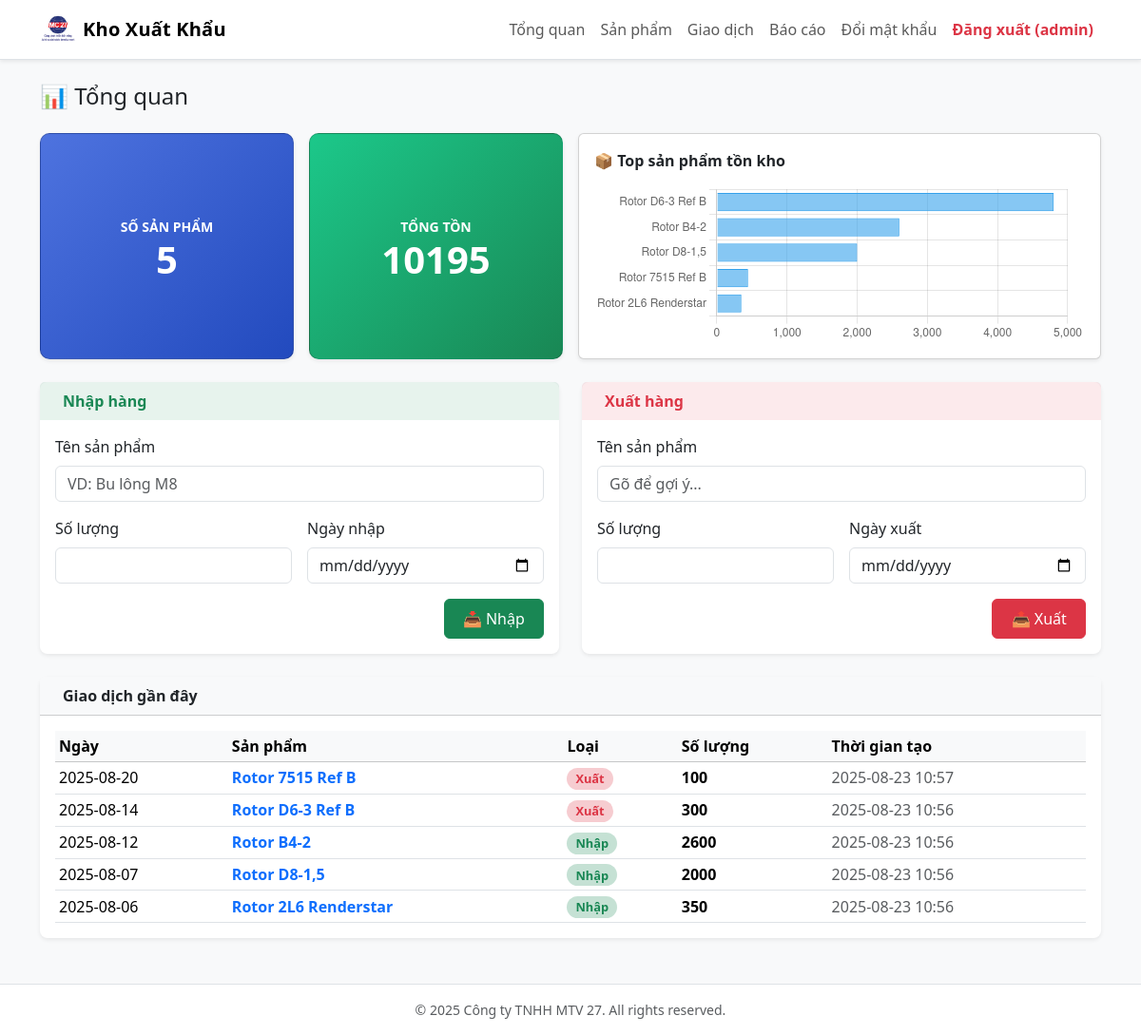
Screenshot of / (signed in) with the database file from the repository.
### app.py (models this page shows)
class InventoryTransaction(db.Model):
    id = db.Column(db.Integer, primary_key=True)
    product_id = db.Column(db.Integer, db.ForeignKey('product.id'), nullable=False, index=True)
    type = db.Column(db.String(10), nullable=False)  # 'in' or 'out'
    quantity = db.Column(db.Integer, nullable=False)
    tx_date = db.Column(db.Date, nullable=False, index=True)
    created_at = db.Column(db.DateTime, default=datetime.now)
    product = db.relationship('Product', backref=db.backref('transactions', lazy=True))

class Product(db.Model):
    id = db.Column(db.Integer, primary_key=True)
    name = db.Column(db.String(255), unique=True, nullable=False, index=True)
    quantity = db.Column(db.Integer, nullable=False, default=0) #So luong ton hien tai
    created_at = db.Column(db.DateTime, default=datetime.now)
    material = db.Column(db.String(100))
    weight = db.Column(db.Float)
    draw_no = db.Column(db.String(50))

### app.py (the view)
@app.route('/')
@login_required
def index():
    total_products = Product.query.count()
    total_qty = db.session.query(func.coalesce(func.sum(Product.quantity), 0)).scalar() or 0
    latest_txs = (InventoryTransaction.query.order_by(InventoryTransaction.created_at.desc())
                  .limit(5).all())
    top_products = Product.query.order_by(Product.quantity.desc()).limit(5).all()
    top_labels = [p.name for p in top_products]
    top_values = [p.quantity for p in top_products]
    return render_template('index.html', total_products=total_products,
                            total_qty=total_qty, latest_txs=latest_txs,
                            top_labels=top_labels, top_values=top_values)

### app.py (called while the page is built)
def login_required(f):
    @wraps(f)
    def decorated_function(*args, **kwargs):
        if 'user_id' not in session:
            flash("Vui lòng đăng nhập để tiếp tục.", "warning")
            return redirect(url_for('login'))
        return f(*args, **kwargs)
    return decorated_function

### templates/index.html (shortened to what this page needs)
{% extends "base.html" %}
{% block content %}
<h1 class="h4 mb-4">📊 Tổng quan</h1>
<div class="row g-3 mb-4">
  <div class="col-md-3">
    <div class="card stat-card h-100 bg-gradient-primary text-white shadow-sm">
      <div class="card-body d-flex flex-column justify-content-center align-items-center text-center">
        <div class="text-uppercase small fw-semibold">Số sản phẩm</div>
        <div class="display-6 fw-bold">{{ total_products }}</div>
      </div>
    </div>
  </div>
  <div class="col-md-3">
    <div class="card stat-card h-100 bg-gradient-success text-white shadow-sm">
      <div class="card-body d-flex flex-column justify-content-center align-items-center text-center">
        <div class="text-uppercase small fw-semibold">Tổng tồn</div>
        <div class="display-6 fw-bold">{{ total_qty }}</div>
      </div>
    </div>
  </div>
  <div class="col-md-6">
    <div class="card shadow-sm h-100">
      <div class="card-body">
        <div class="d-flex justify-content-between align-items-center mb-2">
          <span class="fw-semibold">📦 Top sản phẩm tồn kho</span>
        </div>
        <canvas id="topStockChart" height="100"></canvas>
      </div>
    </div>
  </div>
</div>
<div class="row g-4">
  <div class="col-lg-6">
    <div class="card shadow-sm border-0 form-card in-card">
      <div class="card-header bg-success bg-opacity-10 fw-semibold d-flex align-items-center">
         Nhập hàng
      </div>
      <div class="card-body">
        <form method="post" action="{{ url_for('stock_in') }}" class="row g-3">
          <div class="col-12">
            <label class="form-label">Tên sản phẩm</label>
            <input type="text" class="form-control product-autocomplete" name="name" placeholder="VD: Bu lông M8" required>
          </div>
          <div class="col-6">
            <label class="form-label">Số lượng</label>
            <input type="number" class="form-control" name="quantity" min="1" required>
          </div>
          <div class="col-6">
            <label class="form-label">Ngày nhập</label>
            <input type="date" class="form-control" name="tx_date">
          </div>
          <div class="col-12 text-end">
            <button class="btn btn-success">📥 Nhập</button>
          </div>
        </form>
      </div>
    </div>
  </div>
  <div class="col-lg-6">
    <div class="card shadow-sm border-0 form-card out-card">
      <div class="card-header bg-danger bg-opacity-10 fw-semibold d-flex align-items-center">
         Xuất hàng
      </div>
      <div class="card-body">
        <form method="post" action="{{ url_for('stock_out') }}" class="row g-3">
          <div class="col-12">
            <label class="form-label">Tên sản phẩm</label>
            <input type="text" class="form-control product-autocomplete" name="name" placeholder="Gõ để gợi ý..." required>
          </div>
          <div class="col-6">
            <label class="form-label">Số lượng</label>
            <input type="number" class="form-control" name="quantity" min="1" required>
          </div>
          <div class="col-6">
            <label class="form-label">Ngày xuất</label>
            <input type="date" class="form-control" name="tx_date">
          </div>
          <div class="col-12 text-end">
            <button class="btn btn-danger">📤 Xuất</button>
          </div>
        </form>
      </div>
    </div>
  </div>
</div>
<div class="card shadow-sm border-0 mt-4 tx-card">
  <div class="card-header bg-light fw-semibold">
     Giao dịch gần đây
  </div>
  <div class="card-body table-responsive">
    <table class="table table-sm align-middle mb-0">
      <thead class="table-light">
        <tr>
          <th>Ngày</th><th>Sản phẩm</th><th>Loại</th><th>Số lượng</th><th>Thời gian tạo</th>
        </tr>
      </thead>
      <tbody>
        {% for tx in latest_txs %}
        <tr>
          <td>{{ tx.tx_date.strftime('%Y-%m-%d') }}</td>
          <td>
            <a href="{{ url_for('product_detail', product_id=tx.product.id) }}" class="text-decoration-none fw-semibold">
              {{ tx.product.name }}
            </a>
          </td>
          <td>
            <span class="badge rounded-pill
              {% if tx.type=='IN' %} bg-success bg-opacity-25 text-success
              {% else %} bg-danger bg-opacity-25 text-danger {% endif %}">
              {{ 'Nhập' if tx.type=='IN' else 'Xuất' }}
            </span>
          </td>
          <td class="fw-semibold">{{ tx.quantity }}</td>
          <td class="text-muted">{{ tx.created_at.strftime('%Y-%m-%d %H:%M') }}</td>
        </tr>
        {% else %}
        <tr><td colspan="5" class="text-muted text-center">Chưa có giao dịch.</td></tr>
        {% endfor %}
      </tbody>
    </table>
  </div>
</div>
<script>
  new Chart(document.getElementById('topStockChart'), {
    type: 'bar',
    data: {
      labels: {{ top_labels | tojson }},
      datasets: [{
          label: 'Số lượng tồn',
          data: {{ top_values | tojson }},
          backgroundColor: 'rgba(54, 162, 235, 0.6)',
          borderColor: 'rgba(54, 162, 235, 1)',
          borderWidth: 1
      }]
    },
    options: {
      indexAxis: 'y',
      responsive: true,
      plugins: { legend: { display: false }, title: { display: false } },
      scales: { x: { beginAtZero: true } }
    }
  })
</script>
{% endblock %}

### templates/base.html (shortened to what this page needs)
<!DOCTYPE html>
<html lang="vi">
<head>
  <link href="https://cdn.jsdelivr.net/npm/bootstrap@5.3.2/dist/css/bootstrap.min.css" rel="stylesheet">
  <link rel="stylesheet" href="{{ url_for('static', filename='css/style.css') }}">
</head>
<body class="bg-light">
<nav class="navbar navbar-expand-lg navbar-light bg-white border-bottom shadow-sm sticky-top">
  <div class="container">
    <a class="navbar-brand d-flex align-items-center fw-semibold" href="{{ url_for('index') }}">
      <img src="{{ url_for('static', filename='img/logo.jpg') }}" alt="Logo" height="36" class="me-2 rounded">
      <span>Kho Xuất Khẩu</span>
    </a>
    <div class="collapse navbar-collapse" id="nav">
      <ul class="navbar-nav ms-auto">
        <li class="nav-item"><a class="nav-link" href="{{ url_for('index') }}">Tổng quan</a></li>
        <li class="nav-item"><a class="nav-link" href="{{ url_for('products') }}">Sản phẩm</a></li>
        <li class="nav-item"><a class="nav-link" href="{{ url_for('transactions') }}">Giao dịch</a></li>
        <li class="nav-item"><a class="nav-link" href="{{ url_for('report') }}">Báo cáo</a></li>
        {% if session.get('user_id') %}
          <li class="nav-item"><a class="nav-link" href="{{ url_for('change_password') }}">Đổi mật khẩu</a></li>
          <li class="nav-item">
            <a class="nav-link text-danger fw-semibold" href="{{ url_for('logout') }}">
              Đăng xuất ({{ session['username'] }})
            </a>
          </li>
        {% else %}
          <li class="nav-item"><a class="nav-link" href="{{ url_for('login') }}">Đăng nhập</a></li>
        {% endif %}
      </ul>
    </div>
  </div>
</nav>
<main class="container py-4">
  <div class="page-content">
    {% block content %}{% endblock %}
  </div>
</main>
<footer class="border-top bg-white py-3 mt-4">
  <div class="container text-center text-muted small">
    © {{ now().year if now else 2025 }} Công ty TNHH MTV 27. All rights reserved.
  </div>
</footer>
</body>
</html>

### static/css/style.css (style rules this page uses)
body { background-color: #f7f8fa; }
.navbar-brand span { font-weight: 600; letter-spacing: .2px; }
.card-header { font-weight: 600; }
.table thead th { white-space: nowrap; }
.bg-gradient-primary { background: linear-gradient(135deg, #4e73df, #224abe); }
.bg-gradient-success { background: linear-gradient(135deg, #1cc88a, #198754); }
.stat-card { transition: transform 0.2s ease, box-shadow 0.2s ease; }
.form-card { border-radius: 8px; transition: transform 0.2s ease, box-shadow 0.2s ease; }
.in-card .card-header { border-bottom: 0; color: #198754; font-size: 1rem; }
.out-card .card-header { border-bottom: 0; color: #dc3545; font-size: 1rem; }
.form-card button { font-weight: 500; padding: 0.5rem 1.2rem; }
.tx-card { border-radius: 8px; transition: transform 0.2s ease, box-shadow 0.2s ease; }
.table tbody tr { transition: background-color 0.2s ease; }
.badge { font-size: 0.8rem; padding: 0.4em 0.7em; }
.page-content { opacity: 0; transform: translateY(15px); animation: fadeSlideIn 0.6s ease-out forwards; }

### templates/index.html (style rules this page uses)
.stat-card { text-align: center; transition: transform 0.2s ease, box-shadow 0.2s ease; border-radius: 10px; padding: 20px 10px; }

### rows the page displays
InventoryTransaction: tx_date "2025-08-20", product.name "Rotor 7515 Ref B", type "Xuất", quantity "100", created_at "2025-08-23 10:57"
InventoryTransaction: tx_date "2025-08-14", product.name "Rotor D6-3 Ref B", type "Xuất", quantity "300", created_at "2025-08-23 10:56"
InventoryTransaction: tx_date "2025-08-12", product.name "Rotor B4-2", type "Nhập", quantity "2600", created_at "2025-08-23 10:56"
InventoryTransaction: tx_date "2025-08-07", product.name "Rotor D8-1,5", type "Nhập", quantity "2000", created_at "2025-08-23 10:56"
InventoryTransaction: tx_date "2025-08-06", product.name "Rotor 2L6 Renderstar", type "Nhập", quantity "350", created_at "2025-08-23 10:56"

### other values shown
{{ session['username'] }} "admin"
{{ total_products }} "5"
{{ total_qty }} "10195"
chart data {{ top_values | tojson }} [4800, 2600, 2000, 445, 350]
